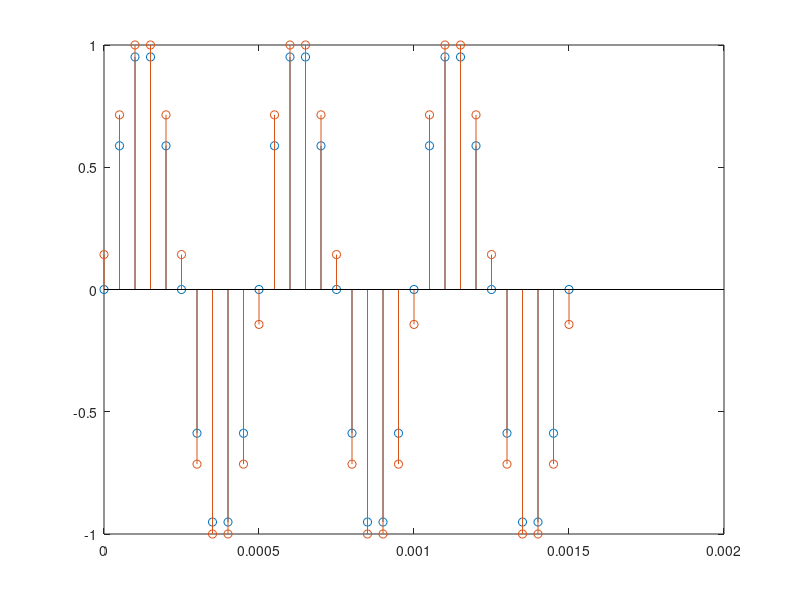
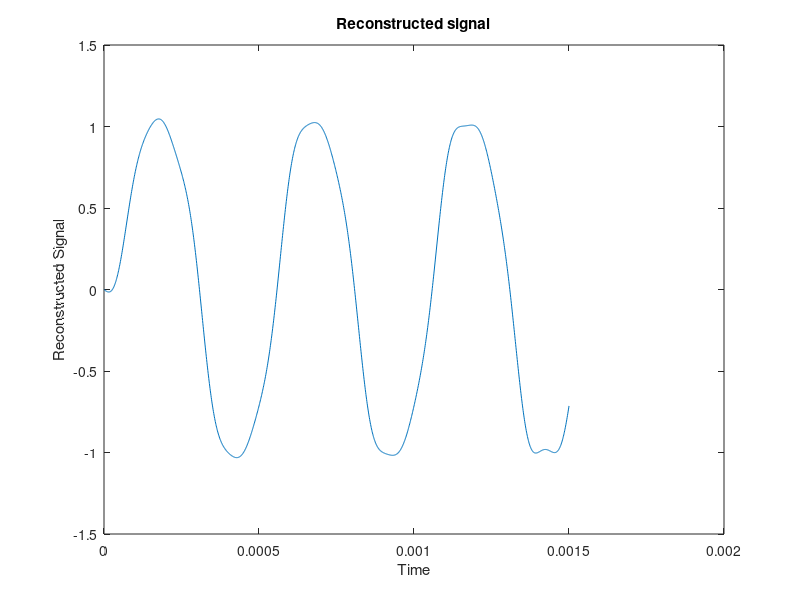

Write MATLAB code to recreate these figures, in order.
clc;
close all;
clear all;
 

cycles=3; %Number of cycles
original_frequency=2000; %Frequency of the signal
t=[0:1/1000000:cycles/original_frequency]; %Here 1000000 is the 'Matlab' Sampling frequency
original_signal=1*sin(2*pi*original_frequency*t);%Signal pk-pk is 2 units

%% Encoding and Sampling
sam_freq=20000; %sampling Frequency
sam_time=1/sam_freq; %Sampling Time period
n=[0:1/sam_freq:cycles/original_frequency];
num_samples=length(n);
sam_signal=sin(2*pi*original_frequency*n);

%N is num of bits used for quantizing
N=3;
num_levels=2^N; %using N bits we get 2^N levels
width=2/(num_levels-1);
levels=[-1:width:1];
boundaries=[-1+(width/2):width:1-(width/2)];
codes=[0:num_levels-1];
quant=zeros(1,num_samples);
signal_after_coding=zeros(1,num_samples);

%% Quantization and coding 
for i=1:num_samples
	index=1;
	if(sam_signal(i)>=boundaries(end))
		signal_after_coding(i)=codes(end);
		quant(i)=levels(end);
	else
		for boundary=boundaries
			if(sam_signal(i)<=boundary)
				signal_after_coding(i)=codes(index);
				quant(i)=levels(index);
				break;
            end
			index=index+1;
        end
    end
end

%Sampled Signal
figure();
stem(n,sam_signal);
hold on;
%Quantized signal
stem(n,quant);

%Signal after coding
signal_after_coding=dec2bin(signal_after_coding)



%% PCM Decoder

signal_after_coding=bin2dec(signal_after_coding)
xa=zeros(1,num_samples);
ind=1;
for i = 1:num_samples
    x(i)=levels(signal_after_coding(i)+1);
end
x=x';
t=sam_time*(1:num_samples);
ts = [0:1/1000000:cycles/original_frequency];
[Ts,T] = ndgrid(ts,t);

% Here, Sinc interpolation is used
y = sinc((Ts - T)/sam_time)*x;

%plotting Reconstructed signal
figure;
plot(ts, y)
title('Reconstructed signal')
xlabel('Time'), ylabel('Reconstructed Signal');
